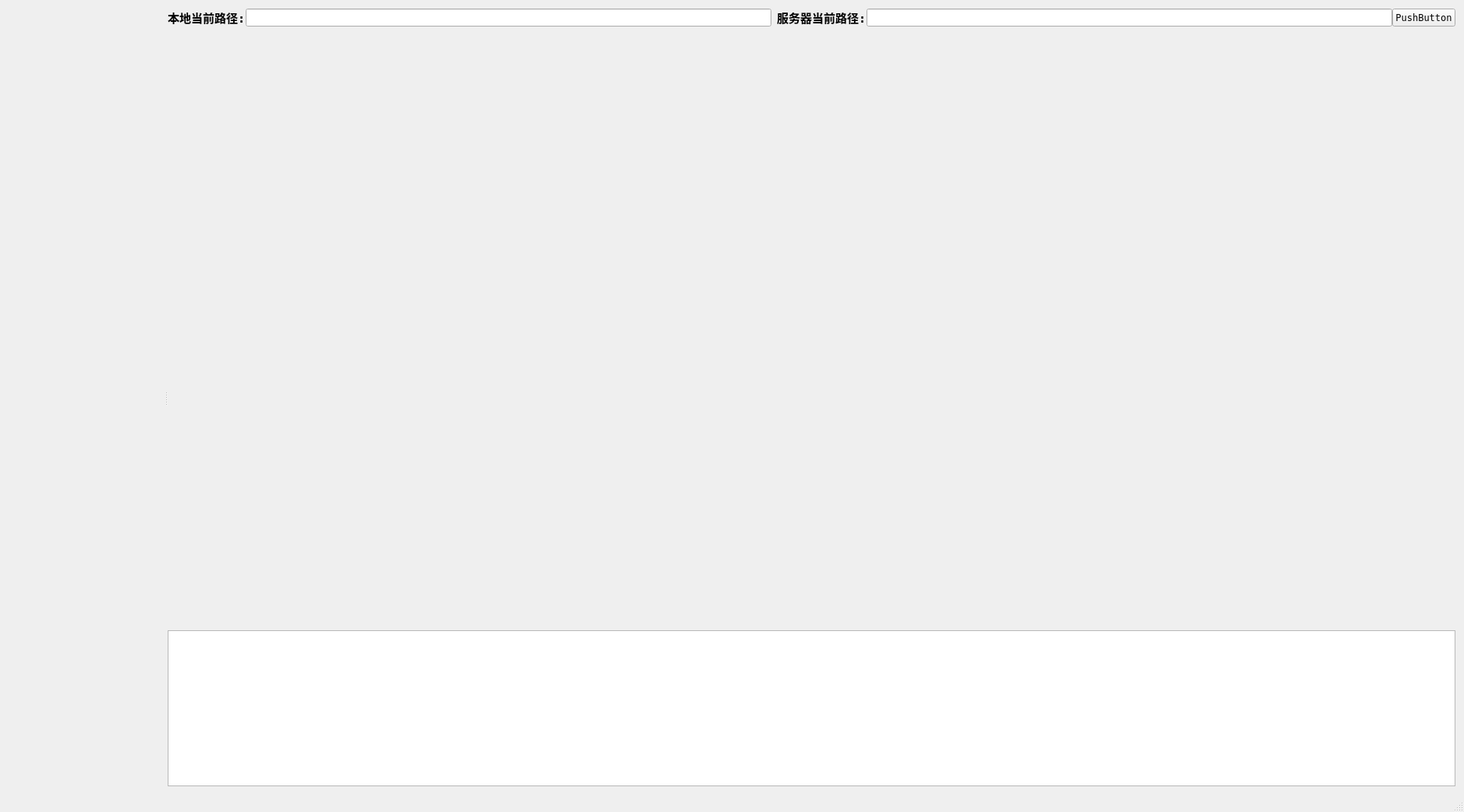
<?xml version="1.0" encoding="UTF-8"?>
<ui version="4.0">
 <class>MainWindow</class>
 <widget class="QMainWindow" name="MainWindow">
  <property name="geometry">
   <rect>
    <x>0</x>
    <y>0</y>
    <width>1877</width>
    <height>1041</height>
   </rect>
  </property>
  <property name="font">
   <font>
    <family>DejaVu Sans Mono</family>
   </font>
  </property>
  <property name="windowTitle">
   <string>MainWindow</string>
  </property>
  <widget class="QWidget" name="centralWidget">
   <layout class="QVBoxLayout" name="verticalLayout_3">
    <item>
     <widget class="QSplitter" name="splitter">
      <property name="orientation">
       <enum>Qt::Horizontal</enum>
      </property>
      <widget class="xTreeWidget" name="ptree" native="true">
       <property name="sizePolicy">
        <sizepolicy hsizetype="Expanding" vsizetype="Expanding">
         <horstretch>1</horstretch>
         <verstretch>0</verstretch>
        </sizepolicy>
       </property>
       <property name="minimumSize">
        <size>
         <width>200</width>
         <height>300</height>
        </size>
       </property>
       <property name="maximumSize">
        <size>
         <width>16777215</width>
         <height>16777215</height>
        </size>
       </property>
       <zorder>ptablelocal</zorder>
      </widget>
      <widget class="QWidget" name="widget" native="true">
       <property name="sizePolicy">
        <sizepolicy hsizetype="Expanding" vsizetype="Expanding">
         <horstretch>7</horstretch>
         <verstretch>0</verstretch>
        </sizepolicy>
       </property>
       <layout class="QHBoxLayout" name="horizontalLayout_2">
        <property name="spacing">
         <number>0</number>
        </property>
        <property name="leftMargin">
         <number>0</number>
        </property>
        <property name="topMargin">
         <number>0</number>
        </property>
        <property name="rightMargin">
         <number>0</number>
        </property>
        <property name="bottomMargin">
         <number>0</number>
        </property>
        <item>
         <layout class="QVBoxLayout" name="verticalLayout_2">
          <property name="spacing">
           <number>0</number>
          </property>
          <item>
           <layout class="QVBoxLayout" name="verticalLayout">
            <item>
             <layout class="QHBoxLayout" name="horizontalLayout">
              <property name="spacing">
               <number>0</number>
              </property>
              <item>
               <widget class="QLabel" name="label_2">
                <property name="font">
                 <font>
                  <family>楷体</family>
                  <pointsize>11</pointsize>
                  <weight>75</weight>
                  <bold>true</bold>
                 </font>
                </property>
                <property name="text">
                 <string>本地当前路径:</string>
                </property>
               </widget>
              </item>
              <item>
               <widget class="QLineEdit" name="lineEditLocalpwd"/>
              </item>
              <item>
               <widget class="QLabel" name="m_pLabelState">
                <property name="minimumSize">
                 <size>
                  <width>0</width>
                  <height>0</height>
                 </size>
                </property>
                <property name="text">
                 <string/>
                </property>
               </widget>
              </item>
              <item>
               <widget class="QLabel" name="label">
                <property name="font">
                 <font>
                  <family>楷体</family>
                  <pointsize>11</pointsize>
                  <weight>75</weight>
                  <bold>true</bold>
                 </font>
                </property>
                <property name="text">
                 <string>服务器当前路径:</string>
                </property>
               </widget>
              </item>
              <item>
               <widget class="QLineEdit" name="lineEditHostpwd"/>
              </item>
              <item>
               <widget class="QPushButton" name="pushButton">
                <property name="text">
                 <string>PushButton</string>
                </property>
               </widget>
              </item>
             </layout>
            </item>
            <item>
             <layout class="QHBoxLayout" name="horizontalLayout_3">
              <property name="spacing">
               <number>0</number>
              </property>
              <item>
               <widget class="xTableWidget" name="ptablelocal" native="true">
                <property name="minimumSize">
                 <size>
                  <width>222</width>
                  <height>600</height>
                 </size>
                </property>
               </widget>
              </item>
              <item>
               <widget class="xTableWidget" name="ptableRemote" native="true">
                <property name="minimumSize">
                 <size>
                  <width>222</width>
                  <height>600</height>
                 </size>
                </property>
               </widget>
              </item>
             </layout>
            </item>
           </layout>
          </item>
          <item>
           <widget class="QTextBrowser" name="textBrowser">
            <property name="maximumSize">
             <size>
              <width>16777215</width>
              <height>200</height>
             </size>
            </property>
            <property name="font">
             <font>
              <family>DejaVu Sans Mono</family>
              <pointsize>11</pointsize>
              <weight>75</weight>
              <bold>true</bold>
             </font>
            </property>
           </widget>
          </item>
         </layout>
        </item>
       </layout>
      </widget>
     </widget>
    </item>
   </layout>
  </widget>
  <widget class="QMenuBar" name="menuBar">
   <property name="geometry">
    <rect>
     <x>0</x>
     <y>0</y>
     <width>1877</width>
     <height>23</height>
    </rect>
   </property>
  </widget>
  <widget class="QStatusBar" name="statusBar"/>
 </widget>
 <layoutdefault spacing="6" margin="11"/>
 <customwidgets>
  <customwidget>
   <class>xTableWidget</class>
   <extends>QWidget</extends>
   <header>xtablewidget.h</header>
   <container>1</container>
  </customwidget>
  <customwidget>
   <class>xTreeWidget</class>
   <extends>QWidget</extends>
   <header>xtreewidget.h</header>
   <container>1</container>
  </customwidget>
 </customwidgets>
 <resources/>
 <connections/>
</ui>
